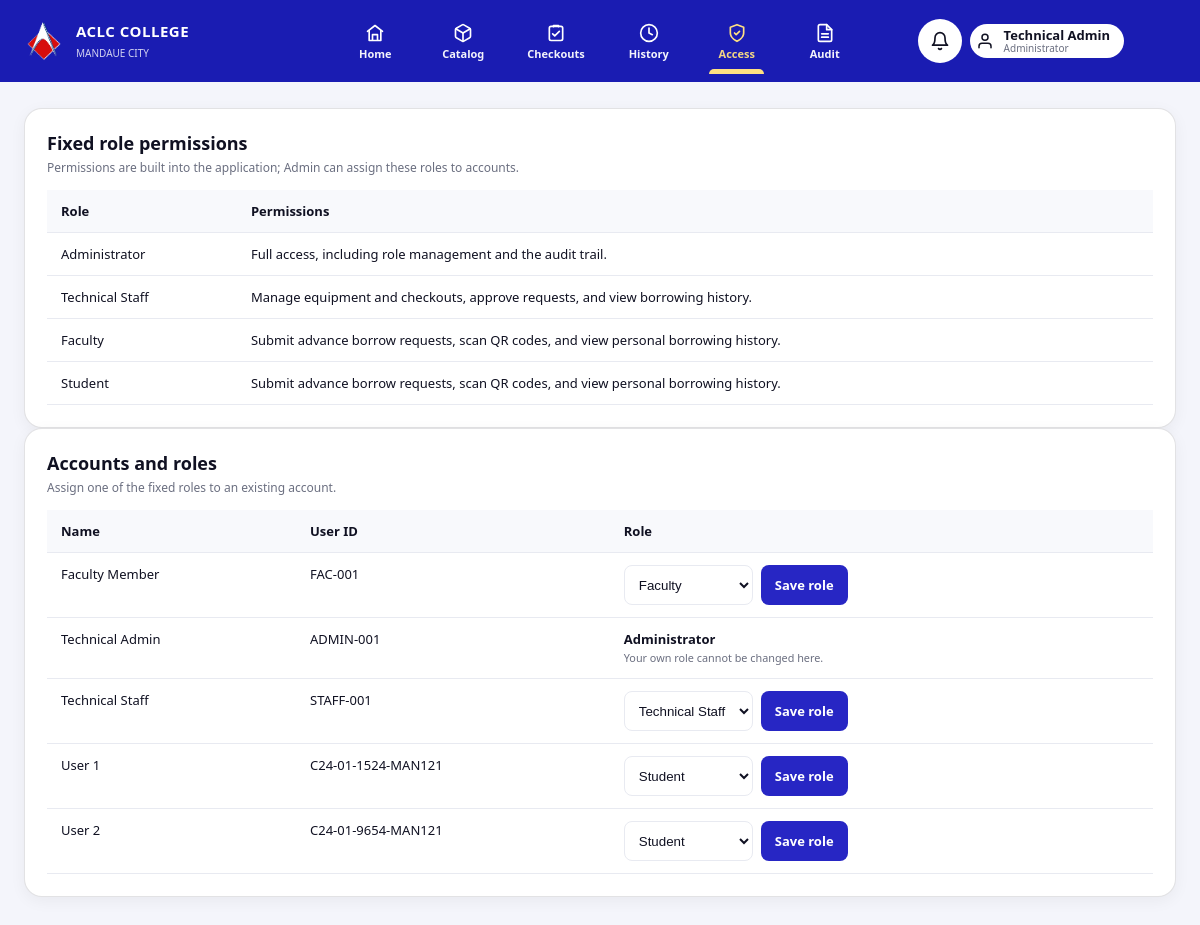
Page /admin/access_control.php (signed in) on the committed database.
### tables this page shows
CREATE TABLE `users` (
  `id`              INT AUTO_INCREMENT PRIMARY KEY,
  `user_id`         VARCHAR(64)  NOT NULL UNIQUE,
  `name`            VARCHAR(120) NOT NULL,
  `email`           VARCHAR(160) DEFAULT NULL,
  `profile_picture` VARCHAR(255) DEFAULT NULL,
  `course`          VARCHAR(80)  DEFAULT NULL,
  `password`        VARCHAR(255) NOT NULL,
  `role`            ENUM('admin','staff','faculty','student') NOT NULL DEFAULT 'student',
  `language`        VARCHAR(8) NOT NULL DEFAULT 'en',
  `dark_mode`       TINYINT(1) NOT NULL DEFAULT 0,
  `compact_mode`    TINYINT(1) NOT NULL DEFAULT 0,
  `created_at`      DATETIME NOT NULL DEFAULT CURRENT_TIMESTAMP,
  INDEX `idx_users_role` (`role`)
);

### includes/i18n.php (called while the page is built, shortened)
<?php
function app_language(): string
{
    $language = $_SESSION['user']['language'] ?? 'en';
    return in_array($language, ['en', 'tl', 'ceb'], true) ? $language : 'en';
}
function app_language_tag(): string
{
    return app_language();
}
function app_theme(): string
{
    return !empty($_SESSION['user']['dark_mode']) ? 'dark' : 'light';
}
function app_compact_mode(): bool
{
    return !empty($_SESSION['user']['compact_mode']);
}
function app_translations(): array
{
    return $translations[app_language()] ?? [];
}
function t(string $text): string
{
    $translations = app_translations();
    return $translations[$text] ?? $text;
}

### config/database.php (called while the page is built, shortened)
<?php
require_once __DIR__ . '/../includes/i18n.php';
class Database
{
    private string $host    = 'localhost';
    private string $db_name = 'technical_inventory';
    private string $user    = 'root';
    private string $pass    = '';
    private string $charset = 'utf8mb4';
    public ?PDO $conn = null;
    public function connect(): PDO
    {
        $dsn = "mysql:host={$this->host};dbname={$this->db_name};charset={$this->charset}";
        try {
            $this->conn = new PDO($dsn, $this->user, $this->pass, [
                PDO::ATTR_ERRMODE            => PDO::ERRMODE_EXCEPTION,
                PDO::ATTR_DEFAULT_FETCH_MODE => PDO::FETCH_ASSOC,
                PDO::ATTR_EMULATE_PREPARES   => false,
            ]);
        } catch (PDOException $e) {
            http_response_code(500);
            die('Database connection failed: ' . htmlspecialchars($e->getMessage()));
        }
        return $this->conn;
    }
}
function db(): PDO
{
    static $pdo = null;
    if ($pdo === null) {
        $pdo = (new Database())->connect();
    }
    return $pdo;
}
function e(string $s): string { return htmlspecialchars($s, ENT_QUOTES, 'UTF-8'); }

### classes/User.php (called while the page is built, shortened)
<?php
require_once __DIR__ . '/../config/database.php';
class User
{
    public static function permissionsForRole(string $role): array
    {
        return self::ROLE_PERMISSIONS[$role] ?? [];
    }
    public static function can(string $permission): bool
    {
        $role = $_SESSION['user']['role'] ?? '';
        return self::hasPermissionForRole($role, $permission);
    }
    public static function hasPermissionForRole(string $role, string $permission): bool
    {
        return in_array($permission, self::permissionsForRole($role), true);
    }
    public static function requirePermission(string $permission): array
    {
        $user = self::refreshSessionUser();
        return $user;
    }
    private static function refreshSessionUser(): ?array
    {
        $currentUser = $_SESSION['user'] ?? null;
        $stmt = db()->prepare(
            'SELECT id, user_id, name, email, course, role, language, dark_mode, compact_mode
             FROM users WHERE id = ?'
        );
        $stmt->execute([(int)$currentUser['id']]);
        $user = $stmt->fetch();
        return $user;
    }
}

### admin/access_control.php (the view, shortened to what this page needs)
<?php
require_once __DIR__ . '/../config/database.php';
require_once __DIR__ . '/../classes/User.php';
$user = User::requirePermission('roles.manage');
$users = db()->query(
    'SELECT id, user_id, name, role FROM users ORDER BY name, id'
)->fetchAll();
$roles = [
    'admin' => 'Administrator',
    'staff' => 'Technical Staff',
    'faculty' => 'Faculty',
    'student' => 'Student',
];
?>
<!DOCTYPE html>
<html lang="<?= e(app_language_tag()) ?>" data-theme="<?= e(app_theme()) ?>" data-compact="<?= app_compact_mode() ? '1' : '0' ?>">
<head>
<link rel="stylesheet" href="../assets/css/admin_dashboard.css?v=16">
<link rel="stylesheet" href="../assets/css/history.css?v=26">
<?php include __DIR__ . '/../includes/pwa_head.php'; ?>
</head>
<body>
<div class="app-shell">
  <?php include __DIR__ . '/includes/sidebar.php'; ?>
  <main class="main">
    <?php include __DIR__ . '/includes/header.php'; ?>
    <section class="card hist-card">
      <div class="card-head">
        <div>
          <h2><?= e(t('Fixed role permissions')) ?></h2>
          <p class="muted"><?= e(t('Permissions are built into the application; Admin can assign these roles to accounts.')) ?></p>
        </div>
      </div>
      <div class="table-wrap">
        <table class="data-table hist">
          <thead>
            <tr><th><?= e(t('Role')) ?></th><th><?= e(t('Permissions')) ?></th></tr>
          </thead>
          <tbody>
            <tr><td><?= e(t('Administrator')) ?></td><td><?= e(t('Full access, including role management and the audit trail.')) ?></td></tr>
            <tr><td><?= e(t('Technical Staff')) ?></td><td><?= e(t('Manage equipment and checkouts, approve requests, and view borrowing history.')) ?></td></tr>
            <tr><td><?= e(t('Faculty')) ?></td><td><?= e(t('Submit advance borrow requests, scan QR codes, and view personal borrowing history.')) ?></td></tr>
            <tr><td><?= e(t('Student')) ?></td><td><?= e(t('Submit advance borrow requests, scan QR codes, and view personal borrowing history.')) ?></td></tr>
          </tbody>
        </table>
      </div>
    </section>
    <section class="card hist-card">
      <div class="card-head">
        <div>
          <h2><?= e(t('Accounts and roles')) ?></h2>
          <p class="muted"><?= e(t('Assign one of the fixed roles to an existing account.')) ?></p>
        </div>
      </div>
      <div class="table-wrap">
        <table class="data-table hist">
          <thead>
            <tr>
              <th><?= e(t('Name')) ?></th>
              <th><?= e(t('User ID')) ?></th>
              <th><?= e(t('Role')) ?></th>
            </tr>
          </thead>
          <tbody>
          <?php foreach ($users as $account): ?>
            <tr>
              <td><?= e($account['name']) ?></td>
              <td><?= e($account['user_id']) ?></td>
              <td>
                <?php if ((int)$account['id'] === (int)$user['id']): ?>
                  <strong><?= e(t($roles[$account['role']] ?? $account['role'])) ?></strong><br>
                  <small><?= e(t('Your own role cannot be changed here.')) ?></small>
                <?php else: ?>
                  <form method="post" action="access_actions.php" class="role-assignment-form">
                    <select name="role" aria-label="<?= e(t('Role for')) ?> <?= e($account['name']) ?>">
                      <?php foreach ($roles as $role => $label): ?>
                        <option value="<?= e($role) ?>" <?= $account['role'] === $role ? 'selected' : '' ?>><?= e(t($label)) ?></option>
                      <?php endforeach; ?>
                    </select>
                    <button type="submit" class="btn-primary"><?= e(t('Save role')) ?></button>
                  </form>
                <?php endif; ?>
              </td>
            </tr>
          <?php endforeach; ?>
          </tbody>
        </table>
      </div>
    </section>
  </main>
</div>
</body>
</html>

### admin/includes/sidebar.php (shortened to what this page needs)
<?php
require_once __DIR__ . '/../../classes/Notification.php';
$current = basename($_SERVER['PHP_SELF']);
$__roleLabel = $user['role'] === 'admin'
    ? 'Administrator'
    : ($user['role'] === 'staff' ? 'Technical Staff' : 'Student');
?>
<header class="stud-topbar admin-topbar">
  <div class="stud-brand">
    <img src="../assets/images/aclc_logo.png" alt="ACLC" class="brand-logo">
    <div>
      <strong>ACLC COLLEGE</strong>
      <span>MANDAUE CITY</span>
    </div>
  </div>
  <div class="notif student-top-notif">
    <button type="button" class="notif-btn" onclick="toggleNotif()" aria-label="<?= e(t('Notifications')) ?>" aria-expanded="false" title="<?= e(t('Notifications')) ?>">
      <svg viewBox="0 0 24 24" aria-hidden="true"><path d="M18 8A6 6 0 0 0 6 8c0 7-3 9-3 9h18s-3-2-3-9"></path><path d="M13.73 21a2 2 0 0 1-3.46 0"></path></svg>
    </button>
    <div class="profile" onclick="toggleProfile()" role="button" tabindex="0" aria-expanded="false" aria-label="<?= e(t('Account menu')) ?>">
      <svg viewBox="0 0 24 24" aria-hidden="true"><path d="M20 21v-2a4 4 0 0 0-4-4H8a4 4 0 0 0-4 4v2"></path><circle cx="12" cy="7" r="4"></circle></svg>
      <div class="profile-info">
        <strong><?= e($user['name']) ?></strong>
        <span><?= e(t($__roleLabel)) ?></span>
      </div>
    </div>
  </div>
  <div class="stud-right">
    <a href="admin_dashboard.php"
       class="mobile-nav-link home-nav-link"
       aria-label="<?= e(t('Home')) ?>"
       <?= $current === 'admin_dashboard.php' ? 'aria-current="page"' : '' ?>
       title="<?= e(t('Home')) ?>">
      <svg viewBox="0 0 24 24" aria-hidden="true">
        <path d="m3 10 9-7 9 7"></path>
        <path d="M5 9v12h14V9M9 21v-7h6v7"></path>
      </svg>
      <span class="nav-label"><?= e(t('Home')) ?></span>
    </a>
    <a href="manage_equipment.php"
       class="mobile-nav-link"
       aria-label="<?= e(t('Manage Catalog')) ?>"
       <?= $current === 'manage_equipment.php' ? 'aria-current="page"' : '' ?>
       title="<?= e(t('Manage Catalog')) ?>">
      <svg viewBox="0 0 24 24" aria-hidden="true">
        <path d="M21 16V8a2 2 0 0 0-1-1.73l-7-4a2 2 0 0 0-2 0l-7 4A2 2 0 0 0 3 8v8a2 2 0 0 0 1 1.73l7 4a2 2 0 0 0 2 0l7-4A2 2 0 0 0 21 16z"></path>
        <polyline points="3.27 6.96 12 12.01 20.73 6.96"></polyline>
        <line x1="12" y1="22.08" x2="12" y2="12"></line>
      </svg>
      <span class="nav-label"><?= e(t('Catalog')) ?></span>
    </a>
    <a href="active_checkouts.php"
       class="mobile-nav-link"
       aria-label="<?= e(t('Active Checkouts')) ?>"
       <?= $current === 'active_checkouts.php' ? 'aria-current="page"' : '' ?>
       title="<?= e(t('Active Checkouts')) ?>">
      <svg viewBox="0 0 24 24" aria-hidden="true">
        <rect x="4" y="4" width="16" height="17" rx="2"></rect>
        <path d="M9 4.5V3h6v1.5"></path>
        <path d="m8 13 2.5 2.5L16 10"></path>
      </svg>
      <span class="nav-label"><?= e(t('Checkouts')) ?></span>
    </a>
    <a href="history.php"
       class="mobile-nav-link"
       aria-label="<?= e(t('History Log')) ?>"
       <?= $current === 'history.php' ? 'aria-current="page"' : '' ?>
       title="<?= e(t('History Log')) ?>">
      <svg viewBox="0 0 24 24" aria-hidden="true">
        <circle cx="12" cy="12" r="10"></circle>
        <polyline points="12 6 12 12 16 14"></polyline>
      </svg>
      <span class="nav-label"><?= e(t('History')) ?></span>
    </a>
    <?php if (User::can('roles.manage')): ?>
      <a href="access_control.php"
         class="mobile-nav-link"
         aria-label="<?= e(t('Access Control')) ?>"
         <?= $current === 'access_control.php' ? 'aria-current="page"' : '' ?>
         title="<?= e(t('Access Control')) ?>">
        <svg viewBox="0 0 24 24" aria-hidden="true">
          <path d="M12 22s8-4 8-10V5l-8-3-8 3v7c0 6 8 10 8 10z"></path>
          <path d="m9 12 2 2 4-4"></path>
        </svg>
        <span class="nav-label"><?= e(t('Access')) ?></span>
      </a>
      <a href="audit_trail.php"
         class="mobile-nav-link"
         aria-label="<?= e(t('Audit Trail')) ?>"
         <?= $current === 'audit_trail.php' ? 'aria-current="page"' : '' ?>
         title="<?= e(t('Audit Trail')) ?>">
        <svg viewBox="0 0 24 24" aria-hidden="true">
          <path d="M14 2H6a2 2 0 0 0-2 2v16a2 2 0 0 0 2 2h12a2 2 0 0 0 2-2V8z"></path>
          <polyline points="14 2 14 8 20 8"></polyline>
          <line x1="16" y1="13" x2="8" y2="13"></line>
          <line x1="16" y1="17" x2="8" y2="17"></line>
        </svg>
        <span class="nav-label"><?= e(t('Audit')) ?></span>
      </a>
    <?php endif; ?>
  </div>
</header>

### assets/css/admin_dashboard.css (style rules this page uses)
* { box-sizing: border-box; }
:root { --blue-900: #1a1cb2; --blue-800: #2726c4; --blue-700: #3a3ad9; --ink: #101122; --muted: #6b6f80; --line: #e8eaf1; --bg: #f4f5fb; --card: #ffffff; --danger: #e53935; --ok: #16a34a; --warn: #f59e0b; }
html, body { margin: 0; padding: 0; background: var(--bg); color: var(--ink); font-family: 'Segoe UI', 'Helvetica Neue', Arial, sans-serif; overflow-x: hidden; }
.app-shell { display: block; min-height: 100vh; }
.main { padding: 20px 24px 34px; max-width: 1400px; margin: 0 auto; }
.stud-topbar { display: flex; justify-content: space-between; align-items: center; background: var(--blue-900); padding: 12px 24px; color: #fff; flex-wrap: wrap; gap: 12px; }
.stud-brand { display: flex; align-items: center; gap: 12px; }
.brand-logo { width: 40px; height: 40px; object-fit: contain; }
.stud-brand strong { display: block; font-size: 15px; letter-spacing: .5px; }
.stud-brand span { font-size: 10px; opacity: .8; }
.stud-right { display: flex; gap: 12px; align-items: center; position: relative; }
.student-top-notif { display: flex; flex-shrink: 0; align-items: center; gap: 8px; margin-left: auto; }
.stud-topbar > .stud-right { margin-left: 12px; }
.notif { position: relative; }
.notif-btn, .mobile-nav-link { background: #fff; border: 0; width: 38px; height: 38px; border-radius: 50%; cursor: pointer; position: relative; display: flex; align-items: center; justify-content: center; color: var(--ink); text-decoration: none; transition: transform .15s; }
.stud-topbar .notif-btn svg, .stud-topbar .mobile-nav-link svg, .stud-topbar .profile > svg { width: 18px; height: 18px; stroke: currentColor; fill: none; stroke-width: 2; stroke-linecap: round; stroke-linejoin: round; }
.nav-label { position: absolute; width: 1px; height: 1px; padding: 0; margin: -1px; overflow: hidden; clip: rect(0, 0, 0, 0); white-space: nowrap; border: 0; }
.profile { display: flex; align-items: center; gap: 10px; padding: 4px 14px 4px 6px; border-radius: 30px; background: #fff; color: var(--ink); cursor: pointer; position: relative; transition: box-shadow .2s; }
.profile-info { display: flex; flex-direction: column; line-height: 1.1; }
.profile-info strong { font-size: 13px; }
.profile-info span { font-size: 10px; color: var(--muted); }
.card { background: #fff; border-radius: 18px; padding: 22px; border: 1.5px solid rgba(16,17,34,.12); box-shadow: 0 4px 16px rgba(0,0,0,.05); }
.card-head { display: flex; justify-content: space-between; align-items: center; margin-bottom: 14px; gap: 14px; flex-wrap: wrap; }
.card h2 { margin: 0; font-size: 18px; font-weight: 700; }
.muted { color: var(--muted); font-size: 12px; margin: 4px 0 0; }

### assets/css/history.css (style rules this page uses)
.table-wrap { width: 100%; max-height: 65vh; overflow: auto; }
.data-table.hist { width: 100%; border-collapse: collapse; text-align: left; font-size: 13px; white-space: nowrap; }
.data-table.hist th, .data-table.hist td { padding: 12px 14px; border-bottom: 1px solid var(--line); vertical-align: top; }
.data-table.hist th { background: #f8f9fc; color: var(--ink); font-weight: 700; }
.data-table.hist td small { color: var(--muted); }
.role-assignment-form { display: flex; align-items: center; gap: 8px; min-width: 250px; }
.role-assignment-form select, .audit-filters input, .audit-filters select { min-height: 40px; padding: 8px 10px; border: 1px solid var(--line); border-radius: 8px; background: #fff; color: var(--ink); }
.role-assignment-form button, .audit-filters button, .audit-clear-button { border: 0; cursor: pointer; white-space: nowrap; }
.role-assignment-form button, .audit-filters button { min-height: 40px; padding: 8px 14px; border-radius: 8px; background: var(--blue-800); color: #fff; font: inherit; font-weight: 700; }

### assets/css/settings.css (style rules this page uses)
html[data-compact="0"], html[data-compact="0"] body { font-size: 15px; }

### rows in the picture
users: name "Technical Admin", role "Administrator", user "ADMIN-001"
users: name "Faculty Member", user "FAC-001", role "Faculty"
users: name "Technical Staff", user "STAFF-001", role "Technical Staff"
users: name "User 1", user "C24-01-1524-MAN121", role "Student"
users: name "User 2", user "C24-01-9654-MAN121", role "Student"

### other values in the picture
t('Home') "Home"
t('Catalog') "Catalog"
t('Checkouts') "Checkouts"
t('History') "History"
t('Access') "Access"
t('Audit') "Audit"
t('Fixed role permissions') "Fixed role permissions"
t('Role') "Role"
t('Permissions') "Permissions"
t('Full access, including role management and the audit trail.') "Full access, including role management and the audit trail."
t('Technical Staff') "Technical Staff"
t('Faculty') "Faculty"
t('Student') "Student"
t('Accounts and roles') "Accounts and roles"
t('Assign one of the fixed roles to an existing account.') "Assign one of the fixed roles to an existing account."
